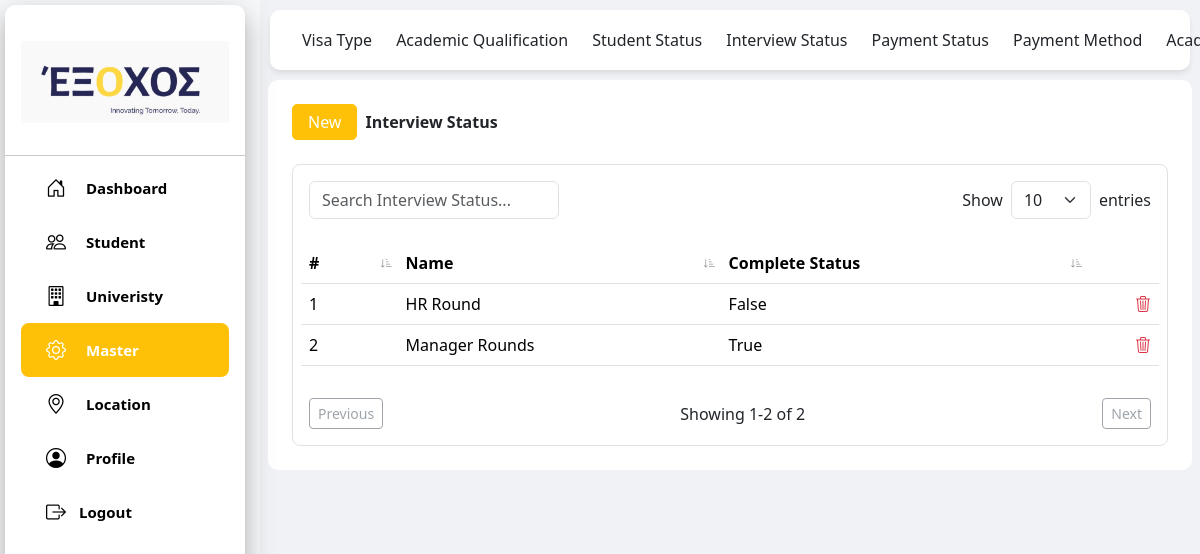
Page /contact/interviewstatus/ on the committed database.
### contact/models.py (models this page shows, shortened)
class InterviewStatus(models.Model):
    name = models.CharField(max_length=100,null=True, blank=True)
    is_completed = models.BooleanField(null=True, blank=True)

### contact/views.py (the view)
# urls.py: path('interviewstatus/', views.interviewstatus, name='interviewstatus'),
def interviewstatus(request):
    interview_statuses = InterviewStatus.objects.all().order_by('id')
    return render(request, 'interview_status_page.html', {'interview_status': interview_statuses, 'page_title': 'Interview Status'})

### templates/interview_status_page.html (shortened to what this page needs)
{% load static %}
<!DOCTYPE html>
<html lang="en">
<head>
<script src="https://cdn.tailwindcss.com"></script>
<link href="https://cdn.jsdelivr.net/npm/bootstrap@5.3.2/dist/css/bootstrap.min.css" rel="stylesheet">
<link rel="stylesheet" href="https://cdn.jsdelivr.net/npm/bootstrap-icons@1.11.3/font/bootstrap-icons.css">
</head>
<body class="bg-light">
{% include "student_header.html" %}
<div class="top-header" style="border-radius: 10px; margin:10px">
    <div class="container-fluid">
        <div class="d-flex justify-content-start">
            <a class="navbar-brand text-dark me-4" href="{% url 'contact:visa'%}">Visa Type</a>
            <a class="navbar-brand text-dark me-4" href="{% url 'contact:academic'%}">Academic Qualification</a>
            <a class="navbar-brand text-dark me-4" href="{% url 'contact:studenstatus'%}">Student Status</a>
            <a class="navbar-brand text-dark me-4" href="{% url 'contact:interviewstatus'%}">Interview Status</a>
            <a class="navbar-brand text-dark me-4" href="{% url 'contact:paymentstatus'%}">Payment Status</a>
            <a class="navbar-brand text-dark me-4" href="{% url 'contact:paymentmethod'%}">Payment Method</a>
            <a class="navbar-brand text-dark me-4" href="{% url 'contact:academicyear'%}">Academic Year</a>
        </div>
    </div>
</div>
<div class="content-wrapper">
    <div class="bg-white p-4 mx-2" style="border-radius: 10px;">
        <div class="d-flex align-items-center mb-4 gap-2">
            <button type="button" class="btn btn-warning"
                style="padding:5px 15px; border-radius: 5px; color:white; text-decoration: none;"
                data-bs-toggle="modal" data-bs-target="#interviewstatusModal">
                New
            </button>
            <b>{{ page_title }}</b>
        </div>
        <div class="position-fixed top-0 end-0 p-3" style="z-index: 1100">
        </div>
        <main>
            <div class="bg-white overflow-hidden border border-gray-100 rounded-lg">
                <div class="d-flex justify-content-between align-items-center p-3">
                    <div class="d-flex align-items-center">
                        <input type="text" id="searchInput" class="form-control" placeholder="Search Interview Status..." style="width: 250px;">
                    </div>
                    <div class="d-flex align-items-center">
                        <label for="pageSize" class="me-2 mb-0">Show</label>
                        <select id="pageSize" class="form-select w-auto" style="min-width: 80px;">
                            <option value="10" selected>10</option>
                        </select>
                        <span class="ms-2">entries</span>
                    </div>
                </div>
                <div class="overflow-x-auto m-2">
                    <table class="table table-hover" id="interviewTable">
                        <thead class="bg-light">
                            <tr>
                                <th class="sortable text-start" data-column-index="0"># <span class="sort-icon bi bi-sort-down-alt"></span></th>
                                <th class="sortable text-start" data-column-index="1">Name <span class="sort-icon bi bi-sort-down-alt"></span></th>
                                <th class="sortable text-start" data-column-index="2">Complete Status <span class="sort-icon bi bi-sort-down-alt"></span></th>
                                <th></th>
                            </tr>
                        </thead>
                        <tbody>
                            {% for interview in interview_status %}
                            <tr>
                                <td>{{ forloop.counter }}</td>
                                <td>
                                    <a href="#" class="open-edit-modal" style="color:black; text-decoration:none;"
                                       data-bs-toggle="modal" data-bs-target="#EditISModal"
                                       data-is-id="{{ interview.id }}"
                                       data-is-name="{{ interview.name }}"
                                       data-is-complete="{{ interview.is_completed }}">
                                       {{ interview.name }}
                                    </a>
                                </td>
                                <td>{{ interview.is_completed }}</td>
                                <td style="text-align:end;">
                                    <a href="#" class="open-delete-modal" style="color:red; text-decoration:none;"
                                       data-bs-toggle="modal" data-bs-target="#DeleteISModal"
                                       data-delete-id="{{ interview.id }}"
                                       data-delete-name="{{ interview.name }}"
                                       data-url="{% url 'contact:interviewstatus_delete' interview.id %}">
                                       <i class="bi bi-trash3 text-danger"></i>
                                    </a>
                                </td>
                            </tr>
                            {% empty %}
                            <tr class="empty-row">
                                <td colspan="4" class="text-center py-16 text-gray-500">
                                    <h5>No Interview Status found</h5>
                                </td>
                            </tr>
                            {% endfor %}
                        </tbody>
                    </table>
                </div>
                <div class="d-flex justify-content-between m-3">
                    <button class="btn btn-sm btn-outline-secondary" id="prevPage">Previous</button>
                    <span id="pageInfo" class="align-self-center"></span>
                    <button class="btn btn-sm btn-outline-secondary" id="nextPage">Next</button>
                </div>
            </div>
        </main>
    </div>
</div>
</body>
</html>

### templates/interview_status_page.html (style rules this page uses)
.content-wrapper { margin-left: 260px; padding-top: 80px; background-color: #f0f2f5; min-height: 100vh; }
.top-header { position: fixed; top: 0; left: 260px; right: 0; z-index: 1020; background: #fff; box-shadow: 0 4px 6px -1px rgba(0,0,0,.1); height: 60px; display: flex; align-items: center; justify-content: space-between; padding: 0 20px; }
th.sortable { cursor: pointer; position: relative; padding-right: 25px; }
.sort-icon { position: absolute; right: 5px; top: 50%; transform: translateY(-50%); font-size: 0.75rem; color: #999; transition: color 0.2s; }

### rows in the picture
InterviewStatus: name "HR Round", is_completed "False"
InterviewStatus: name "Manager Rounds", is_completed "True"

### other values in the picture
{{ page_title }} "Interview Status"
